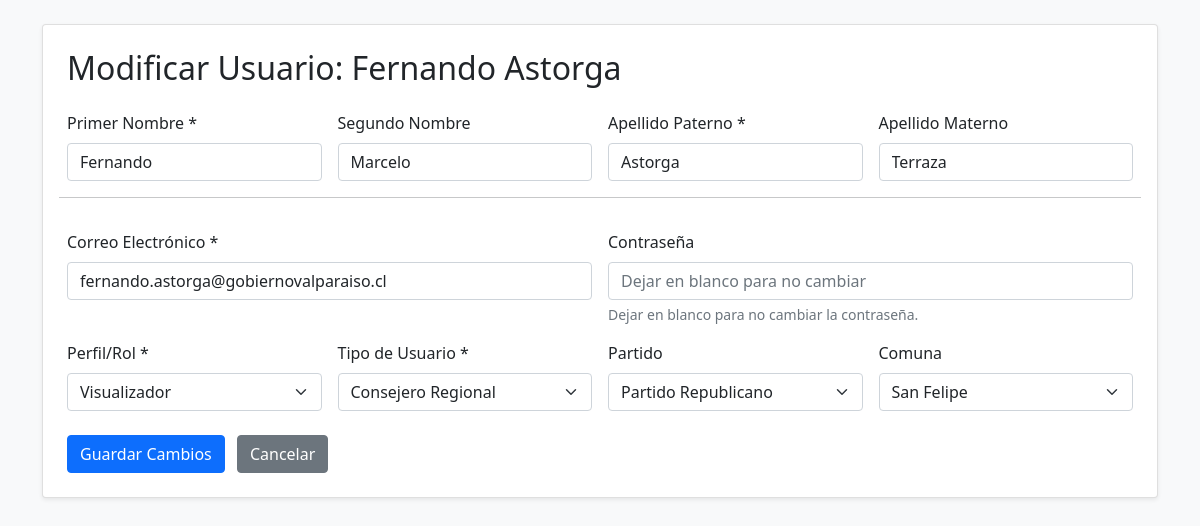
Page /corevota/views/pages/usuario_formulario.php?action=edit&id=20 (signed in) on the committed database.
### tables this page shows
CREATE TABLE `t_usuario` (
  `idUsuario` int(11) NOT NULL,
  `pNombre` varchar(45) NOT NULL,
  `sNombre` varchar(45) DEFAULT NULL,
  `aPaterno` varchar(45) NOT NULL,
  `aMaterno` varchar(45) NOT NULL,
  `correo` varchar(45) DEFAULT NULL,
  `contrasena` varchar(255) NOT NULL,
  `perfil_id` int(11) DEFAULT NULL,
  `tipoUsuario_id` int(11) DEFAULT NULL,
  `partido_id` int(11) DEFAULT NULL,
  `comuna_id` int(11) DEFAULT NULL,
  `t_partido_nombrePartido` varchar(45) NOT NULL
);

### corevota/cfg/config.php (called while the page is built, shortened)
<?php
abstract class BaseConexion
{
	protected function conectar($archivo = 'configuracion.ini')
	{
		$ruta_archivo_ini = __DIR__ . '/' . $archivo;
		if (!$ajustes = parse_ini_file($ruta_archivo_ini, true)) {
			throw new Exception('No se puede abrir el archivo de configuración: ' . $ruta_archivo_ini . '.');
		}
		$servidor = $ajustes["database"]["host"];
		$puerto = $ajustes["database"]["port"];
		$basedatos = $ajustes["database"]["schema"];
		try {
			$this->datahost = new PDO(
				"mysql:host=$servidor;port=$puerto;dbname=$basedatos;charset=utf8mb4",
				$ajustes['database']['username'],
				$ajustes['database']['password'],
				array(PDO::MYSQL_ATTR_INIT_COMMAND => "SET NAMES utf8")
			);
			$this->datahost->setAttribute(PDO::ATTR_ERRMODE, PDO::ERRMODE_EXCEPTION);
			$this->datahost->setAttribute(PDO::ATTR_DEFAULT_FETCH_MODE, PDO::FETCH_ASSOC);
			return $this->datahost;
		} catch (PDOException $e) {
			die("Error en la conexión a la base de datos: " . $e->getMessage());
		}
	}
}

### corevota/Usuario.php (called while the page is built, shortened)
<?php
require_once(__DIR__ . '/class/class.conectorDB.php');
class Usuario
{
    private $db;
    public function __construct()
    {
        $this->db = new conectorDB();
    }
    public function obtenerUsuario($idUsuario)
    {
        $consulta = "SELECT idUsuario, pNombre, sNombre, aPaterno, aMaterno, correo, contrasena,
                        perfil_id, tipoUsuario_id, partido_id, comuna_id
                 FROM t_usuario
                 WHERE idUsuario = :idUsuario";
        $resultado = $this->db->buscarUsuario($consulta, $idUsuario);
        return $resultado;
    }
    public function obtenerPerfiles()
    {
        return $this->db->consultarBD("SELECT idPerfil, descPerfil FROM t_perfil");
    }
    public function obtenerTiposUsuario()
    {
        return $this->db->consultarBD("SELECT idTipoUsuario, descTipoUsuario FROM t_tipousuario");
    }
    public function obtenerPartidos()
    {
        return $this->db->consultarBD("SELECT idPartido, nombrePartido FROM t_partido");
    }
    public function obtenerComunas()
    {
        return $this->db->consultarBD("SELECT idComuna, nombreComuna FROM t_comuna");
    }
}

### corevota/class/class.conectorDB.php (called while the page is built, shortened)
<?php
require_once(__DIR__ . "/../cfg/config.php");
class conectorDB extends BaseConexion
{
    private $conexion;
    public function __construct()
    {
        $this->conexion = parent::conectar();
    }
    public function buscarUsuario($consulta, $id)
    {
        if ($statement = $this->conexion->prepare($consulta)) {
            try {
                $statement->bindParam(":idUsuario", $id, PDO::PARAM_INT);
                $statement->execute();
                $resultado = $statement->fetch(PDO::FETCH_ASSOC);
                return $resultado ?: null;
            } catch (PDOException $e) {
                echo "Error al buscar usuario: " . $e->getMessage();
            }
        }
        return null;
    }
    public function consultarBD($consulta, $valores = array())
    {
        $resultado = false;
        if ($statement = $this->conexion->prepare($consulta)) {
            try {
                if (!$statement->execute()) {
                    $resultado = false;
                } else {
                    if (stripos(trim($consulta), 'SELECT') === 0) {
                        $resultado = $statement->fetchAll(PDO::FETCH_ASSOC);
                    } else {
                        $resultado = $statement->rowCount() > 0;
                    }
                }
            } catch (PDOException $e) {
                return false;
            }
        }
        return $resultado;
    }
}

### corevota/views/pages/usuario_formulario.php (the view, shortened to what this page needs)
<?php
require_once(__DIR__ . '/../../Usuario.php');
$usuarioObj = new Usuario();
$action = $_GET['action'] ?? 'create';
$idUsuario = (int)($_GET['id'] ?? 0);
$userData = [];
$titulo = "Registrar Nuevo Usuario";
$contrasenaPlaceholder = "Contraseña (obligatoria)";
if ($action === 'edit' && $idUsuario > 0) {
    $userData = $usuarioObj->obtenerUsuario($idUsuario);
    unset($userData['contrasena']);
    $titulo = "Modificar Usuario: " . htmlspecialchars($userData['pNombre']) . ' ' . htmlspecialchars($userData['aPaterno']);
    $contrasenaPlaceholder = "Dejar en blanco para no cambiar";
}
$perfiles = $usuarioObj->obtenerPerfiles();
$tiposUsuario = $usuarioObj->obtenerTiposUsuario();
$partidos = $usuarioObj->obtenerPartidos();
$comunas = $usuarioObj->obtenerComunas();
?>
<!DOCTYPE html>
<html lang="es">
<head>
    <link href="/corevota/public/vendor/bootstrap/css/bootstrap.min.css" rel="stylesheet">
</head>
<body class="bg-light">
    <div class="container py-4">
        <div class="card shadow-sm p-4">
            <h2 class="mb-4"><?php echo $titulo; ?></h2>
            <form action="usuario_acciones.php" method="POST" class="needs-validation" novalidate>
                <div class="row g-3">
                    <div class="col-md-3">
                        <label for="pNombre" class="form-label">Primer Nombre *</label>
                        <input type="text" class="form-control" id="pNombre" name="pNombre"
                               value="<?php echo htmlspecialchars($userData['pNombre'] ?? ''); ?>" required>
                    </div>
                    <div class="col-md-3">
                        <label for="sNombre" class="form-label">Segundo Nombre</label>
                        <input type="text" class="form-control" id="sNombre" name="sNombre"
                               value="<?php echo htmlspecialchars($userData['sNombre'] ?? ''); ?>">
                    </div>
                    <div class="col-md-3">
                        <label for="aPaterno" class="form-label">Apellido Paterno *</label>
                        <input type="text" class="form-control" id="aPaterno" name="aPaterno"
                               value="<?php echo htmlspecialchars($userData['aPaterno'] ?? ''); ?>" required>
                    </div>
                    <div class="col-md-3">
                        <label for="aMaterno" class="form-label">Apellido Materno</label>
                        <input type="text" class="form-control" id="aMaterno" name="aMaterno"
                               value="<?php echo htmlspecialchars($userData['aMaterno'] ?? ''); ?>">
                    </div>
                    <hr class="my-3">
                    <div class="col-md-6">
                        <label for="correo" class="form-label">Correo Electrónico *</label>
                        <input type="email" class="form-control" id="correo" name="correo"
                               value="<?php echo htmlspecialchars($userData['correo'] ?? ''); ?>" required>
                    </div>
                    <div class="col-md-6">
                        <label for="contrasena" class="form-label">Contraseña</label>
                        <input type="password" class="form-control" id="contrasena" name="contrasena"
                               placeholder="<?php echo $contrasenaPlaceholder; ?>"
                               <?php echo ($action === 'create' ? 'required' : ''); ?>>
                        <?php if ($action === 'edit'): ?>
                            <div class="form-text">Dejar en blanco para no cambiar la contraseña.</div>
                        <?php endif; ?>
                    </div>
                    <div class="col-md-3">
                        <label for="perfil_id" class="form-label">Perfil/Rol *</label>
                        <select class="form-select" id="perfil_id" name="perfil_id" required>
                            <?php
                            $selectedPerfil = $userData['perfil_id'] ?? '';
                            foreach ($perfiles as $perfil):
                                $sel = ((string)$selectedPerfil === (string)$perfil['idPerfil']) ? 'selected' : '';
                            ?>
                                <option value="<?php echo $perfil['idPerfil']; ?>" <?php echo $sel; ?>>
                                    <?php echo htmlspecialchars($perfil['descPerfil']); ?>
                                </option>
                            <?php endforeach; ?>
                        </select>
                    </div>
                    <div class="col-md-3">
                        <label for="tipoUsuario_id" class="form-label">Tipo de Usuario *</label>
                        <select class="form-select" id="tipoUsuario_id" name="tipoUsuario_id" required>
                            <?php
                            $selectedTipo = $userData['tipoUsuario_id'] ?? '';
                            foreach ($tiposUsuario as $tipo):
                                $sel = ((string)$selectedTipo === (string)$tipo['idTipoUsuario']) ? 'selected' : '';
                            ?>
                                <option value="<?php echo $tipo['idTipoUsuario']; ?>" <?php echo $sel; ?>>
                                    <?php echo htmlspecialchars($tipo['descTipoUsuario']); ?>
                                </option>
                            <?php endforeach; ?>
                        </select>
                    </div>
                    <div class="col-md-3">
                        <label for="partido_id" class="form-label">Partido</label>
                        <select class="form-select" id="partido_id" name="partido_id">
                            <?php
                            $selectedPartido = $userData['partido_id'] ?? '';
                            foreach ($partidos as $partido):
                                $sel = ((string)$selectedPartido === (string)$partido['idPartido']) ? 'selected' : '';
                            ?>
                                <option value="<?php echo $partido['idPartido']; ?>" <?php echo $sel; ?>>
                                    <?php echo htmlspecialchars($partido['nombrePartido']); ?>
                                </option>
                            <?php endforeach; ?>
                        </select>
                    </div>
                    <div class="col-md-3">
                        <label for="comuna_id" class="form-label">Comuna</label>
                        <select class="form-select" id="comuna_id" name="comuna_id">
                            <?php
                            $selectedComuna = $userData['comuna_id'] ?? '';
                            foreach ($comunas as $comuna):
                                $sel = ((string)$selectedComuna === (string)$comuna['idComuna']) ? 'selected' : '';
                            ?>
                                <option value="<?php echo $comuna['idComuna']; ?>" <?php echo $sel; ?>>
                                    <?php echo htmlspecialchars($comuna['nombreComuna']); ?>
                                </option>
                            <?php endforeach; ?>
                        </select>
                    </div>
                    <div class="col-12 mt-4">
                        <button type="submit" class="btn btn-primary">
                            <?php echo $action === 'create' ? 'Registrar Usuario' : 'Guardar Cambios'; ?>
                        </button>
                        <a href="usuarios_listado.php" class="btn btn-secondary ms-2">Cancelar</a>
                    </div>
                </div>
            </form>
        </div>
    </div>
</body>
</html>

### rows in the picture
t_usuario: titulo "Modificar Usuario: Fernando Astorga", pNombre "Fernando", sNombre "Marcelo", aPaterno "Astorga", aMaterno "Terraza", correo "fernando.astorga@gobiernovalparaiso.cl"

### other values in the picture
form field perfil_id "Visualizador"
form field tipoUsuario_id "Consejero Regional"
form field partido_id "Partido Republicano"
form field comuna_id "San Felipe"
